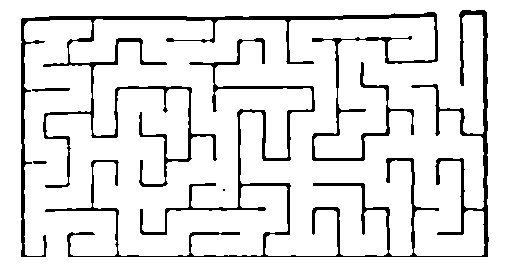
#> input picture processed_maze.jpg, 519 x 267 px, found by its file name
$ python maze_line_enhancer.py
#> lines starting #> are read from the running program, lines starting #| are printed output that depends on the picture; after the words box and inside, x2 and y2 are one past the last pixel; in counts of white or black regions, pixels touching at a corner belong together
import cv2
import matplotlib.pyplot as plt
import numpy as np


def enhance_maze_lines(image_path, output_path=None, line_thickness=2, smoothing_level=1):
    """
    Enhance maze lines by smoothing and adjusting thickness.

    Args:
        image_path (str): Path to the input maze image
        output_path (str, optional): Path to save the processed image
        line_thickness (int): Target thickness for maze lines (1-3)
        smoothing_level (int): Level of smoothing to apply (0-2)

    Returns:
        numpy.ndarray: The enhanced maze image
    """
#> called with image_path = 'processed_maze.jpg', output_path = 'enhanced_maze.jpg', line_thickness = 2, smoothing_level = 1
    # Read the image
    image = cv2.imread(image_path, cv2.IMREAD_GRAYSCALE)
#> image is the input picture: shape (267, 519); min 0, max 255, mean 227.7
    if image is None:
        raise ValueError(f"Could not read image from {image_path}")

    # Ensure binary image (black lines on white background)
    _, binary = cv2.threshold(image, 128, 255, cv2.THRESH_BINARY_INV)
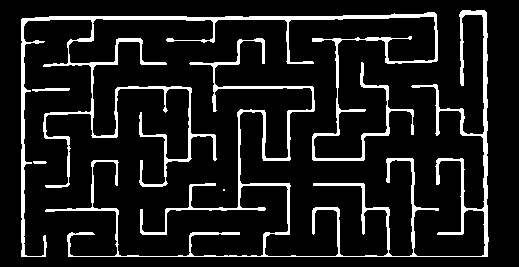
#> binary: shape (267, 519); 10.7% white; 5 white regions (1 under 20 px), largest, box (x1, y1, x2, y2) and area: (45, 10, 489, 257) 7436, (21, 12, 438, 257) 7199, (32, 88, 70, 92) 103, (33, 161, 47, 164) 39

    # Make sure the image has black lines on white background
    # If more than 50% of pixels are black, invert the image
    if np.sum(binary == 255) > (binary.size / 2):
        binary = cv2.bitwise_not(binary)

    # Step 1: Apply gentle blurring to reduce pixelation/jaggies
    if smoothing_level > 0:
        if smoothing_level == 1:
            # Mild smoothing
            smoothed = cv2.GaussianBlur(binary, (3, 3), 0.5)
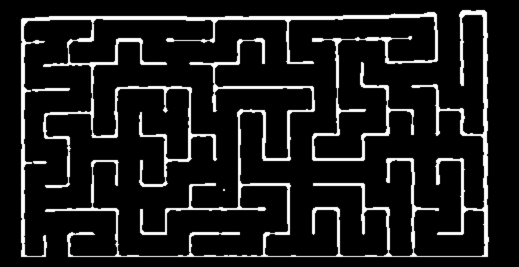
#> smoothed: shape (267, 519); min 0, max 255, mean 27.2
        else:
            # Stronger smoothing
            smoothed = cv2.GaussianBlur(binary, (5, 5), 1.0)

        # Re-threshold to get back to binary
        _, smoothed = cv2.threshold(smoothed, 128, 255, cv2.THRESH_BINARY)
    else:
        smoothed = binary

    # Step 2: Find thin areas that need thickening
    # We'll use morphological operations to identify thin lines

    # Create the enhanced image based on target thickness
    if line_thickness == 1:
        # For thickness 1, just use the smoothed image
        enhanced = smoothed
    else:
        # For thickness > 1, apply selective thickening

        # Dilate the image to thicken lines
        kernel_size = line_thickness
        kernel = np.ones((kernel_size, kernel_size), np.uint8)
        enhanced = cv2.dilate(smoothed, kernel, iterations=1)
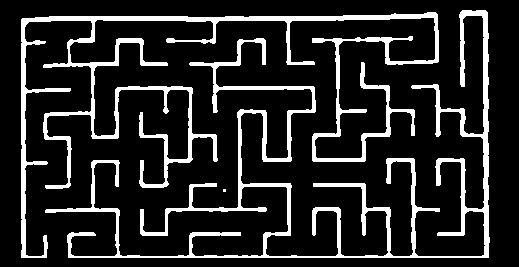
#> enhanced: shape (267, 519); 14.7% white; 3 white regions (1 under 20 px), largest, box (x1, y1, x2, y2) and area: (45, 10, 490, 258) 10354, (21, 12, 439, 258) 9985

    # Invert back to get black lines on white background
    enhanced = cv2.bitwise_not(enhanced)

    # Clean borders if needed
    border_size = 5
    h, w = enhanced.shape
#> h = 267; w = 519
    enhanced[0:border_size, :] = 255  # Top border (white)
    enhanced[-border_size:, :] = 255  # Bottom border (white)
    enhanced[:, 0:border_size] = 255  # Left border (white)
    enhanced[:, -border_size:] = 255  # Right border (white)

    # Save the output if path is provided
    if output_path:
        cv2.imwrite(output_path, enhanced)
#> (the run stopped early here; a loop or call above may not have finished)
